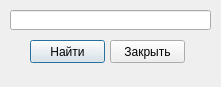
<?xml version="1.0" encoding="UTF-8"?>
<ui version="4.0">
 <class>FindDialog</class>
 <widget class="QDialog" name="FindDialog">
  <property name="geometry">
   <rect>
    <x>0</x>
    <y>0</y>
    <width>221</width>
    <height>87</height>
   </rect>
  </property>
  <property name="windowTitle">
   <string>Dialog</string>
  </property>
  <widget class="QLineEdit" name="lineEdit">
   <property name="geometry">
    <rect>
     <x>10</x>
     <y>10</y>
     <width>201</width>
     <height>20</height>
    </rect>
   </property>
  </widget>
  <widget class="QPushButton" name="pushButton">
   <property name="geometry">
    <rect>
     <x>30</x>
     <y>40</y>
     <width>75</width>
     <height>23</height>
    </rect>
   </property>
   <property name="text">
    <string>Найти</string>
   </property>
  </widget>
  <widget class="QPushButton" name="pushButton_2">
   <property name="geometry">
    <rect>
     <x>110</x>
     <y>40</y>
     <width>75</width>
     <height>23</height>
    </rect>
   </property>
   <property name="text">
    <string>Закрыть</string>
   </property>
  </widget>
 </widget>
 <resources/>
 <connections/>
</ui>
